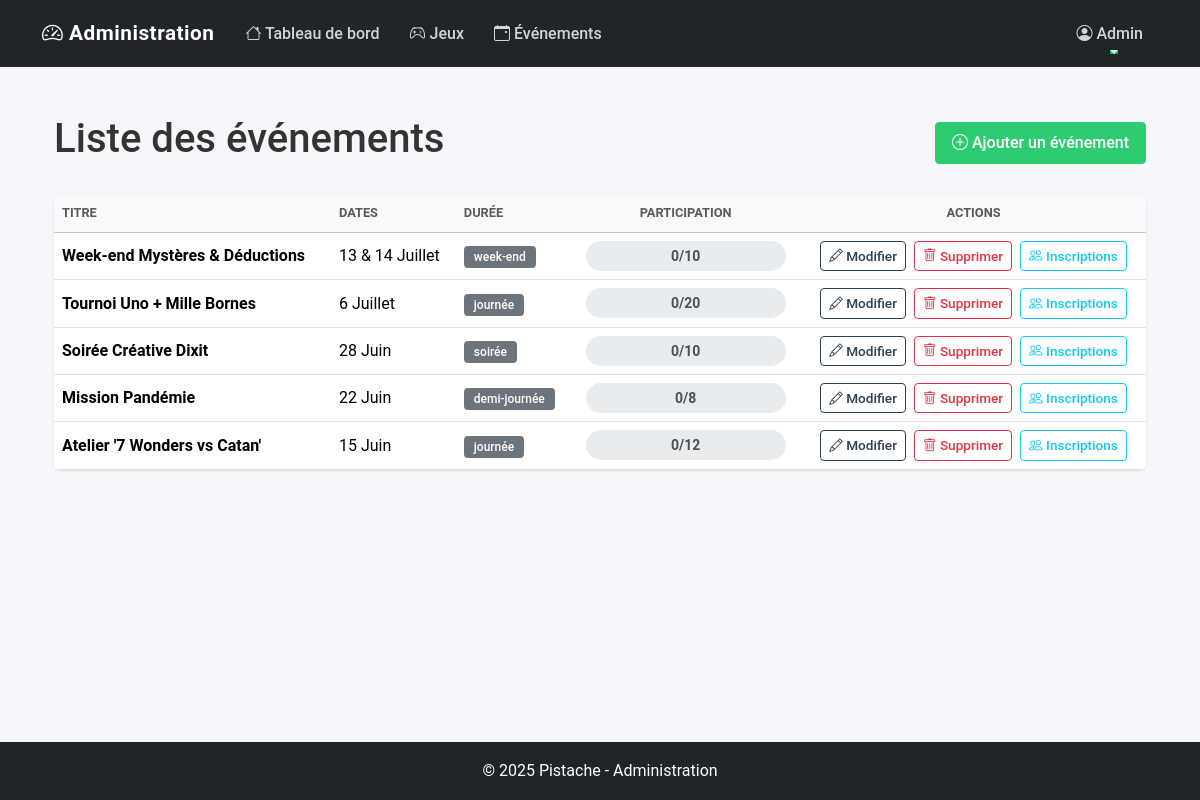
Screenshot of /admin/evenements/liste.php with the database file from the repository.
### tables this page shows
CREATE TABLE evenement(
    id_evenement INT NOT NULL AUTO_INCREMENT,
    titre VARCHAR(100) NOT NULL,
    description TEXT NOT NULL,
    date_debut DATE NOT NULL,
    date_fin DATE NOT NULL,
    capacite_max INT NOT NULL,
    duree_type VARCHAR(50) NOT NULL,
    CONSTRAINT PK_EVENT PRIMARY KEY (id_evenement)
);

### includes/fonctions.php (called while the page is built, shortened)
<?php
if (!function_exists('formaterDateEvenement')) {
    function formaterDateEvenement($date_debut, $date_fin, $avec_le = false) {
        $mois = [
            1 => 'Janvier', 2 => 'Février', 3 => 'Mars', 4 => 'Avril',
            5 => 'Mai', 6 => 'Juin', 7 => 'Juillet', 8 => 'Août',
            9 => 'Septembre', 10 => 'Octobre', 11 => 'Novembre', 12 => 'Décembre'
        ];
        $debut = new DateTime($date_debut);
        $fin = new DateTime($date_fin);
        $prefixe = $avec_le ? "Le " : "";
        if ($debut->format('Y-m-d') === $fin->format('Y-m-d')) {
            return $prefixe . $debut->format('j') . " " . $mois[(int)$debut->format('n')];
        } else {
            $jour_debut = $debut->format('j');
            $jour_fin = $fin->format('j');
            $mois_fin = $mois[(int)$fin->format('n')];
            if ($debut->format('n') === $fin->format('n')) {
                return $prefixe . $jour_debut . " & " . $jour_fin . " " . $mois_fin;
            } else {
                return $prefixe . $jour_debut . " & " . $jour_fin . " " . $mois_fin;
            }
        }
    }
}

### admin/evenements/liste.php (the view, shortened to what this page needs)
<?php
require_once '../../includes/fonctions.php';
try {
    $conn = connexionBDD();
    $sql = "SELECT e.id_evenement, e.titre, e.date_debut, e.date_fin, e.capacite_max, e.duree_type,
                   COUNT(i.id_inscription) as nb_inscrits
            FROM evenement e
            LEFT JOIN inscription i ON e.id_evenement = i.id_evenement
            GROUP BY e.id_evenement
            ORDER BY e.date_debut DESC";
    $stmt = $conn->query($sql);
    $evenements = $stmt->fetchAll(PDO::FETCH_ASSOC);
} catch (PDOException $e) {
    $evenements = [];
    $message = "Erreur: " . $e->getMessage();
}
include_once '../includes/admin-header.php';
?>
    <div class="container mt-4">
        <div class="d-flex justify-content-between align-items-center mb-4">
            <h1>Liste des événements</h1>
            <a href="ajouter.php" class="btn btn-success">
                <i class="bi bi-plus-circle"></i> Ajouter un événement
            </a>
        </div>
        <?php if (empty($evenements)) : ?>
            <div class="alert alert-info">
                <i class="bi bi-info-circle"></i> Aucun événement disponible.
            </div>
        <?php else : ?>
            <div class="card">
                <div class="table-responsive">
                    <table class="table table-hover mb-0">
                        <thead class="table-light">
                        <tr>
                            <th class="fw-bold text-muted">TITRE</th>
                            <th class="fw-bold text-muted">DATES</th>
                            <th class="fw-bold text-muted">DURÉE</th>
                            <th class="fw-bold text-muted text-center">PARTICIPATION</th>
                            <th class="fw-bold text-muted text-center">ACTIONS</th>
                        </tr>
                        </thead>
                        <tbody>
                        <?php foreach ($evenements as $evenement) : ?>
                            <tr>
                                <td>
                                    <strong><?php echo htmlspecialchars($evenement['titre']); ?></strong>
                                </td>
                                <td>
                                    <?php echo formaterDateEvenement($evenement['date_debut'], $evenement['date_fin']); ?>
                                </td>
                                <td>
                                    <span class="badge bg-secondary"><?php echo htmlspecialchars($evenement['duree_type']); ?></span>
                                </td>
                                <td class="text-center">
                                    <div class="progress-bar-custom">
                                        <div class="progress-text">
                                            <?php echo $evenement['nb_inscrits']; ?>/<?php echo $evenement['capacite_max']; ?>
                                        </div>
                                    </div>
                                </td>
                                <td class="text-center">
                                    <a href="modifier.php?id=<?php echo $evenement['id_evenement']; ?>"
                                       class="btn btn-outline-primary btn-sm"
                                       style="margin-right: 4px;"
                                       title="Modifier">
                                        <i class="bi bi-pencil"></i> Modifier
                                    </a>
                                    <a href="supprimer.php?id=<?php echo $evenement['id_evenement']; ?>"
                                       class="btn btn-outline-danger btn-sm"
                                       style="margin-right: 4px;"
                                       onclick="return confirm('Êtes-vous sûr de vouloir supprimer cet événement ?');"
                                       title="Supprimer">
                                        <i class="bi bi-trash"></i> Supprimer
                                    </a>
                                    <a href="../inscriptions/liste.php?evenement=<?php echo $evenement['id_evenement']; ?>"
                                       class="btn btn-outline-info btn-sm" title="Voir les inscriptions">
                                        <i class="bi bi-people"></i> Inscriptions
                                    </a>
                                </td>
                            </tr>
                        <?php endforeach; ?>
                        </tbody>
                    </table>
                </div>
            </div>
        <?php endif; ?>
    </div>
<?php include_once '../includes/admin-footer.php'; ?>

### assets/css/admin.css (style rules this page uses)
:root { --admin-primary: #2c3e50; --admin-secondary: #34495e; --admin-accent: #27ae60; --admin-light: #ecf0f1; --admin-success: #2ecc71; --admin-danger: #e74c3c; --admin-warning: #f39c12; --admin-info: #3498db; --admin-text: #333; --admin-muted: #7f8c8d; --admin-border: #ddd; --admin-hover: #f5f5f5; --admin-bg: #f5f7fa; --admin-radius: 6px; --admin-padding: 15px; --admin-margin: 20px; --admin-transition: all 0.2s ease; --admin-shadow: 0 1px 3px rgba(0, 0, 0, 0.1); --admin-shadow-hover: 0 4px 6px rgba(0, 0, 0, 0.1); }
body { font-family: 'Roboto', -apple-system, BlinkMacSystemFont, 'Segoe UI', sans-serif; color: var(--admin-text); background-color: var(--admin-bg); line-height: 1.6; }
.card { border: none; border-radius: var(--admin-radius); box-shadow: var(--admin-shadow); margin-bottom: var(--admin-margin); transition: transform 0.2s, box-shadow 0.2s; background: white; }
.table { background-color: white; border-radius: var(--admin-radius); overflow: hidden; }
.table th { background-color: #f8f9fa; border-top: none; font-weight: 600; text-transform: uppercase; font-size: 0.8rem; color: var(--admin-muted); }
.table td { vertical-align: middle; }
.btn { border-radius: 4px; font-weight: 500; padding: 8px 16px; transition: var(--admin-transition); }
.btn-sm { padding: 4px 8px; font-size: 0.85rem; }
.btn-success { background-color: var(--admin-success); border-color: var(--admin-success); }
.btn-outline-primary { color: var(--admin-primary); border-color: var(--admin-primary); }
.badge { padding: 5px 10px; font-weight: 500; border-radius: 4px; }
.progress-bar-custom { height: 30px; background-color: #e9ecef; border-radius: 15px; position: relative; overflow: hidden; width: 200px; margin: 0 auto; }
.progress-text { position: absolute; top: 50%; left: 50%; transform: translate(-50%, -50%); font-size: 14px; font-weight: bold; color: #495057; z-index: 10; }

### rows the page displays
evenement: titre "Week-end Mystères & Déductions", date_debut+date_fin "13 & 14 Juillet", duree_type "week-end", nb_inscrits "0", capacite_max "10"
evenement: titre "Tournoi Uno + Mille Bornes", date_debut+date_fin "6 Juillet", duree_type "journée", nb_inscrits "0", capacite_max "20"
evenement: titre "Soirée Créative Dixit", date_debut+date_fin "28 Juin", duree_type "soirée", nb_inscrits "0", capacite_max "10"
evenement: titre "Mission Pandémie", date_debut+date_fin "22 Juin", duree_type "demi-journée", nb_inscrits "0", capacite_max "8"
evenement: titre "Atelier '7 Wonders vs Catan'", date_debut+date_fin "15 Juin", duree_type "journée", nb_inscrits "0", capacite_max "12"
